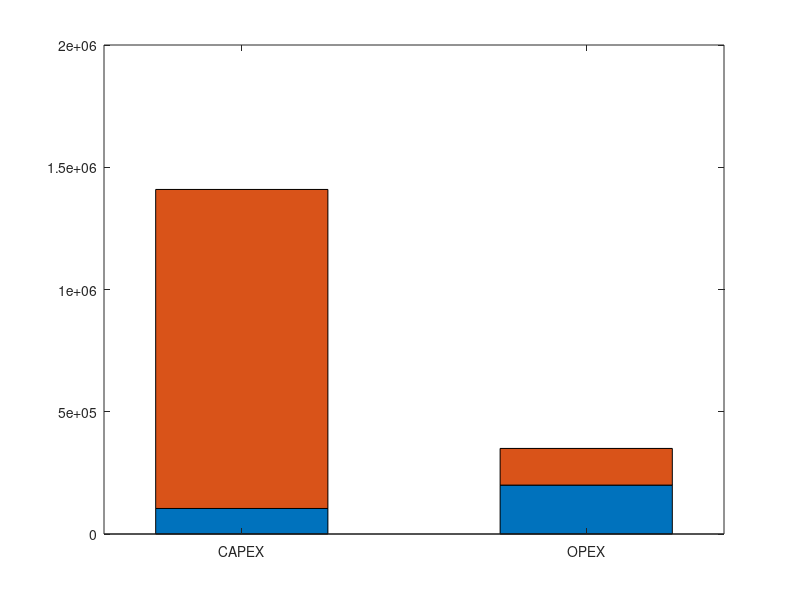

Here is the MATLAB script that generated this plot:
% TCO of C-RAN Architecture for 5G

% Steps
%   Traffic Demand
%   CAPEX
%   OPEX

clear all;
close all;
clc;

%% --- TRAFFIC DEMAND --- %%

Area = 100                                    % Area in Km^2
Population = 300000;                          % Total population of the area
Sub_Fraction = 0.16;                          % Fraction of subscribers
global User_Density;                          % Subscriber Density in the area
global Mob_Sub;                               % Number of Mobile Subscribers
N_oper = 1;                                   % Number of Mobile Operators
Peak_TD = 0.16;                               % Traffic Demand at peak hours [16%]

DR_total = 0   ;                              % Data rate per user * Number of users
global Daily_Traffic;                         % Daily generated traffic [Mbps/km^2]

Mob_Sub = Population * Sub_Fraction;
User_Density = Mob_Sub / Area;
%{
H_userP;                                      % Heavy user Fraction
O_userP = 100 - H_userP;                      % Ordinary user Fraction

Hourly_DR_H = [HDR_H_pc HDR_H_tab HDR_H_pho]; % Hourly DR for heavy users
Hourly_DR_O = [HDR_O_pc HDR_O_tab HDR_O_pho]; % Hourly DR for ordin users 

Data_rate = [DR_pc DR_tab DR_pho];            % Average data rate 
Subscribers = [Sub_pc Sub_tab Sub_pho];       % Fraction of subscribers 

for i = 1:3                             
    Data_rate(i) = (H_userP * Hourly_DR_H(i) + O_userP * Hourly_DR_O(i))/45000;
    DR_total = DR_total + (Data_rate(i) * Subscribers(i));
end


Daily_Traffic = (User_Density * Peak_TD * DR_total) / N_oper;
%}
%% --- CAPEX --- %%

%% - Equipment Cost
% Sum of all equipment times the price of each equipment

global TOT_EQcost;

P_RRH = 4472;                          % Price per RRH
N_RRH = 20;                             % Quantity of RRHs
P_BBUpool = 3000;                      % Price per BBU Pool
N_BBUpool = 5;                         % Quantity of BBU Pools
TOT_EQcost = 0;                        % Total equipment cost

EQ_price = [P_RRH P_BBUpool];
EQ_quant = [N_RRH N_BBUpool];


for i = 1:length(EQ_price)
        TOT_EQcost = TOT_EQcost + EQ_price(i)*EQ_quant(i);
end

%% - Infrastructure Cost
% Deployment of fiber infrastructure, cost of leasing fibers and installation of RRH's

global TOT_PTPCost;
global TOT_LeaseFiberCost;
global TOT_InfraCost;

TOT_TrenchDist = 10;                 % Total distance to be trenched
FiberTrench_KM = 130000;             % Trenching price per Km
FiberLenght_KM = 30;                 % Total lenght of fiber needed
FiberPrice = 160;                    % Price of fiber per KM

TOT_LeaseDist = 0;                   % Total lenght of leased fiber
FiberLease_KM = 200;                 % Leasing price per KM

TOT_PTPCost = TOT_TrenchDist * FiberTrench_KM + FiberLenght_KM * FiberPrice;
TOT_LeaseFiberCost = TOT_LeaseDist * FiberLease_KM;

TOT_InfraCost = TOT_PTPCost + TOT_LeaseFiberCost;

%% - Installation Cost
% Expenses related to installing the backhaul components in their locations


%% --- OPEX --- %%

%% - Energy Cost
% Yearly energy cost of all active equipment

global Yearly_kW;                   % Yearly kW consumed by equipments
global Price_kW;                    % Price per kW
global TOT_EnergyCost;                % Total energy cost

for i = 1:length(Yearly_kW);
    TOT_EnergyCost = TOT_EnergyCost + (Yearly_kW(i)*Price_kW);
end

%{
%% - Spectrum and Fiber Leasing

global PTP_LeaseCost;               % Yearly fee for maintenance and reparation of rented fiber
global TOT_LeaseCost;               % Total lease cost

PTP_LeaseCost = TOT_LeaseDist * FiberLease_KM;
TOT_LeaseCost = PTP_LeaseCost;

%% - Maintenance Cost
% Regular maintenance routine cost

global RRH_Mcost;                   % RRH maintenance cost
global CO_Mcost;                    % Central Office maintenance cost
global SWlic_cost;                  % Yearly fee for software licenses
global Mon_cost;                    % Yearly salary of the technicians

global TOT_Maint;                 % Total maintenance cost

TOT_Maint = RRH_Mcost + CO_Mcost + SWlic_cost + Mon_cost;

%% - Fault Management
% Expenses related to the reparation of failures in the network

%% - Floor Space
% Yearly rental fee of the floor space
%}

%% --- Plotting --- %%

figure(1);
y = [TOT_EQcost TOT_InfraCost; 200000 150000];
bar(y,0.5,'stacked');
set(gca,'XTickLabel',{'CAPEX', 'OPEX'});